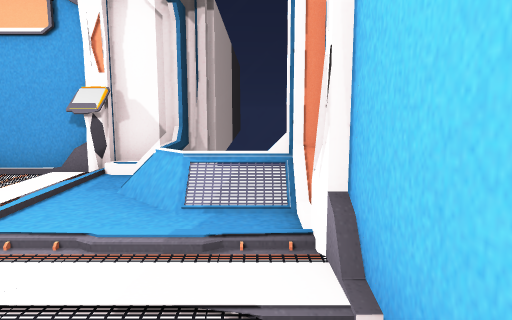
view 1 (above)

12 first-person views from a walk through a 3-D level made in the Unity game engine. The camera is 1.3 m above the floor, tilts 8° down and sees 70° across. Doors are open. The floor is counted in squares, 1 m on a side. Each view is taken from the middle of a square. On the plan, view 1 faces up. The plan holds only what a view shows up to about 15 squares ahead; the rest is blank. The place goes on beyond the plan. The player is left out. Some animated figures are not drawn.

view 2
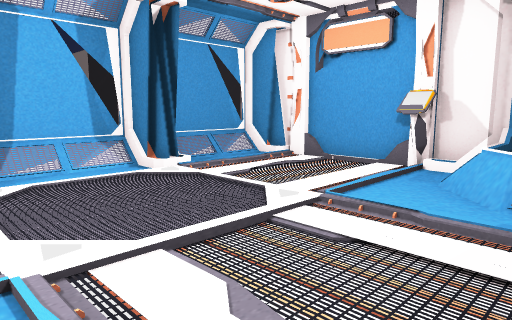

view 3
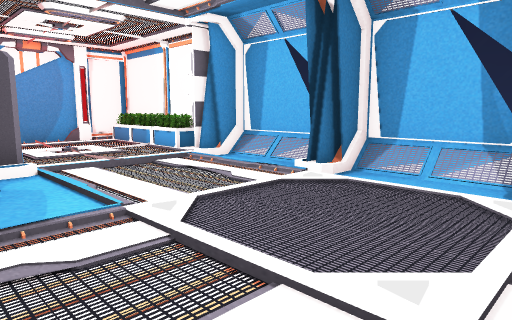

view 4
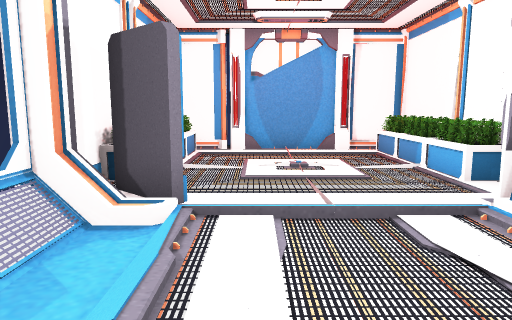

view 5
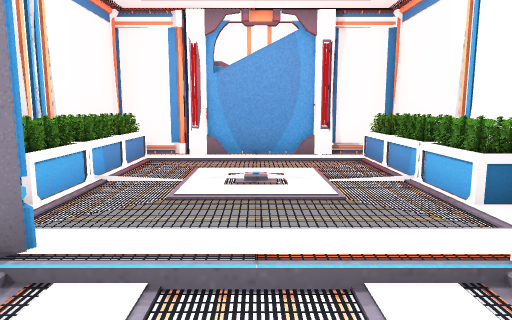

view 6
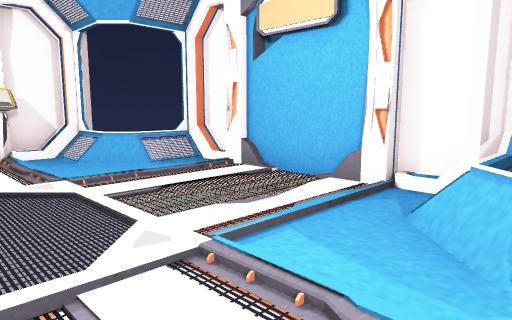

view 7
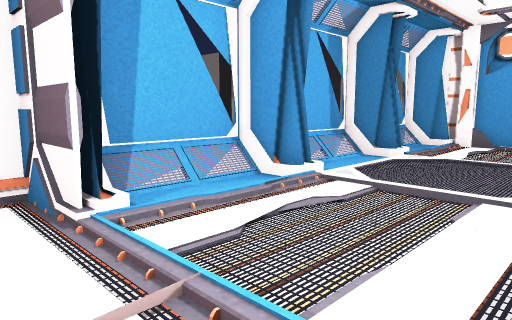

view 8
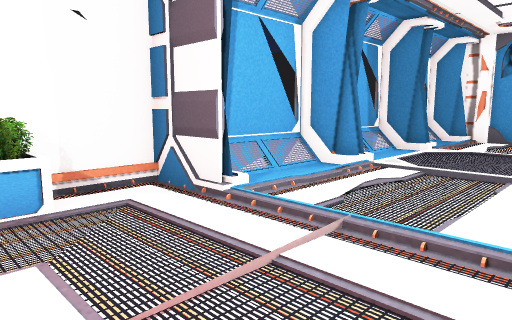

view 9
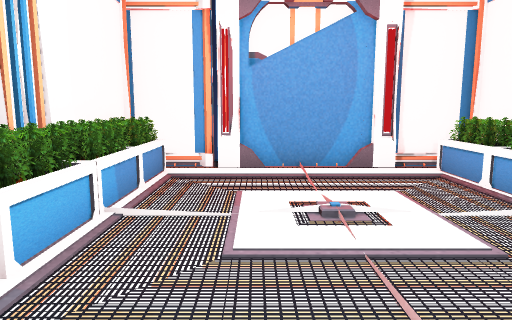

view 10
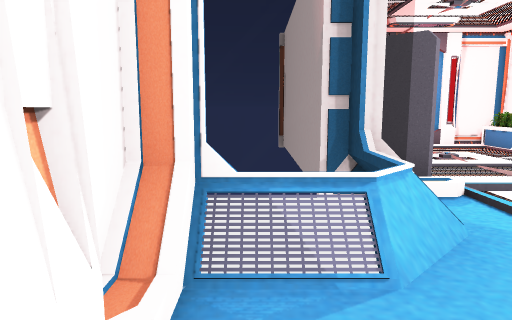

view 11
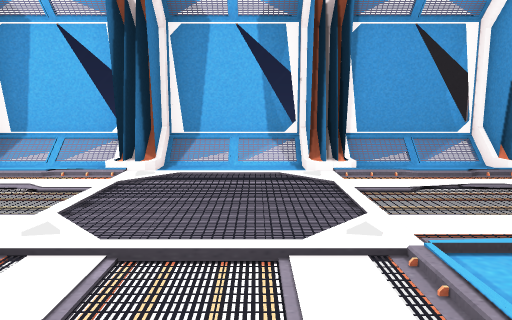

view 12
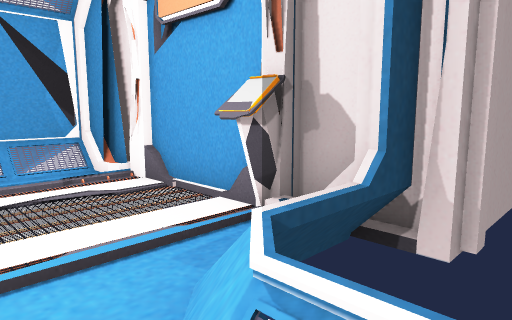

### Floor plan
Key: @ floor where view 1 was taken; # wall or solid block; . floor; / step, stairs or slope; = window, fence, low wall or low ledge; C console; O other object.
Columns run from 9 left of view 1 to 1 right of it. Each row starts with its distance up from view 1.
  8 #########
  7 ###...C##
  6 #/...../#
  5 #/...../==#
  4 ##/.......#
  3 ##/.......#
  2 #/........#
  1 #/........#
  0 ##/......@#
 -1 ##/.......#
 -2 #/...../==#
 -3 #/...../#
 -4 ##/.../##
 -5 ##/...OO#
 -6 #......O#
 -7 #O.....O#
 -8 #O.....O#
 -9 #O.....O#
-10 #O.....O#
-11 #O.....O#
-12 #O#####O#
-13       #

Positions as (right, up) in squares from view 1, and headings:
1: (0, 0), facing up
2: (0, -1), facing up-left
3: (-1, 4), facing down-left
4: (-4, 0), facing down
5: (-5, -2), facing down
6: (-5, -3), facing up-right
7: (-3, -6), facing up-left
8: (-3, -8), facing up-left
9: (-4, -4), facing down
10: (0, 1), facing down
11: (0, 2), facing left
12: (0, 4), facing up-left
